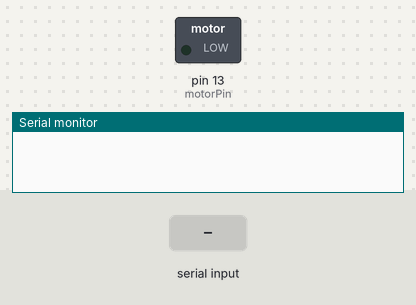
Bench run of a sketch on a simulated Arduino Uno, built with avr-gcc and run on an emulated ATmega328P. Parts: switched loads named in the sketch (green lamp = pin HIGH), the last lines printed to the serial monitor. The test bench sets the inputs (shaded band).

Above: at 1.2 s.
1.3 s: "30,150\n" received over Serial
At 1.9 s:
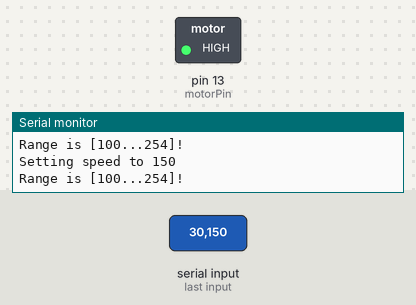
Timing chart, 0 to 4.3 s (numbered marks = the images above; inputs shaded):
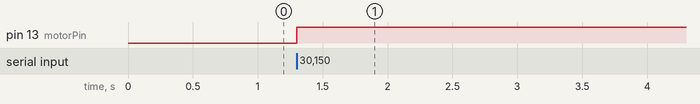

Measured:
- after the input at 1.3 s, pin 13 (motorPin): LOW → HIGH at once

The sketch:

serial_controlled_engine.ino
```cpp
const int motorPin = 13;
int speed = 100;

void setSpeed()
{
    analogWrite(motorPin, speed);
}

void setup()
{
    Serial.begin(115200);
    pinMode(motorPin, OUTPUT);
    Serial.setTimeout(15);
    setSpeed();
}

void loop()
{
    int t_speed;
    if(Serial.available() > 0)
    {
        t_speed = Serial.parseInt();
        if(t_speed >= 100 && t_speed <= 254)
        {
            Serial.print("Setting speed to ");
            Serial.println(t_speed);
            speed = t_speed;
        }
        else
            Serial.println("Range is [100...254]!");
        setSpeed();
    }
}
```
